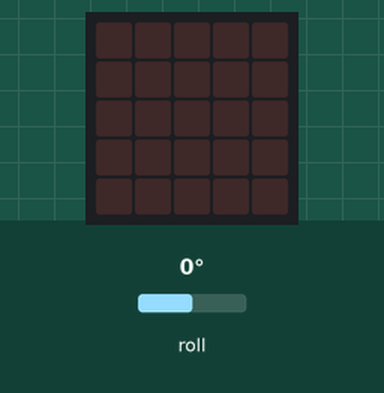
Bench run of a program on a simulated BBC micro:bit (MakeCode). Shown: the board's 5×5 LED display. Inputs (shaded band) come from the test bench; at power-on: roll 0°.

Above: at 1.2 s.
1.3 s: roll set to -172°
At 2.0 s:
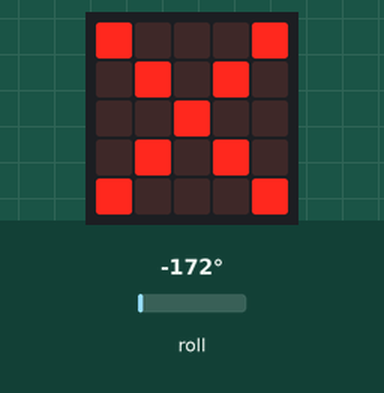
2.8 s: roll set to 0°
At 3.3 s:
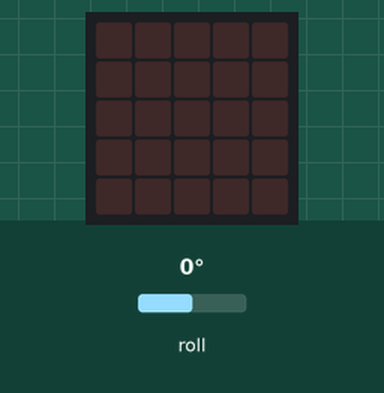
4.3 s: roll set to -90°
At 4.7 s:
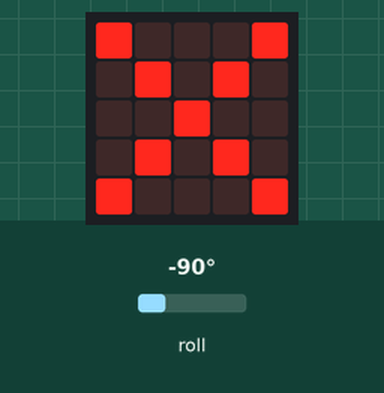
Timing chart, 0 to 7.3 s (numbered marks = the images above; inputs shaded):
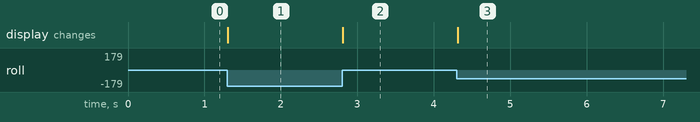

Measured:
- after the input at 1.3 s, the display: changes at once (image 1)
- after the input at 2.8 s, the display: changes at once (image 2)
- after the input at 4.3 s, the display: changes at once (image 3)

The program:

main.ts
```typescript
let roll: number;
while (true) {
    roll = input.rotation(Rotation.Roll)
    if (Math.abs(roll) >= 30) {
        basic.showIcon(IconNames.No, 0)
    } else {
        basic.clearScreen()
    }

    basic.pause(100)
}
```
